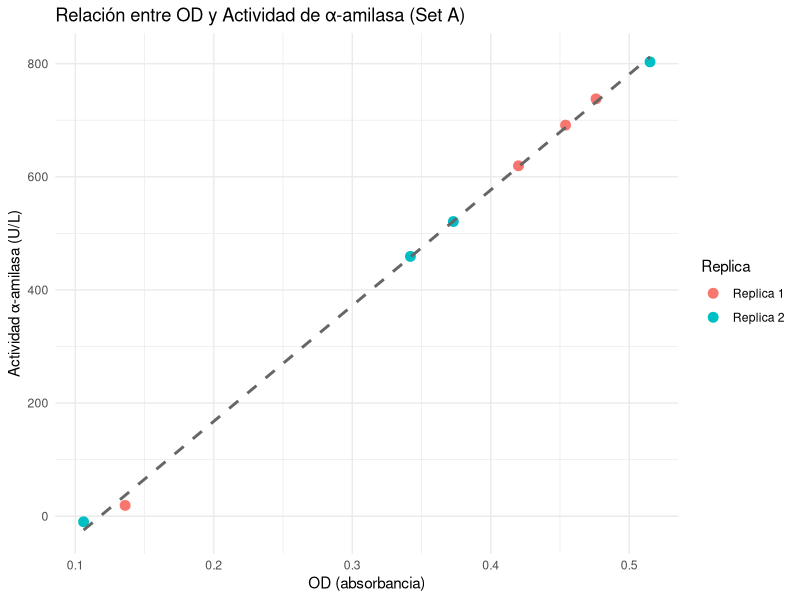
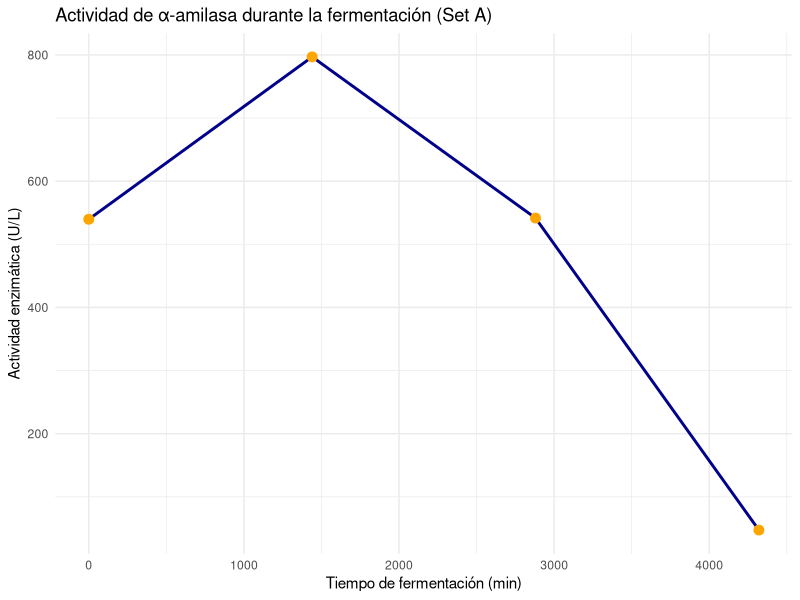
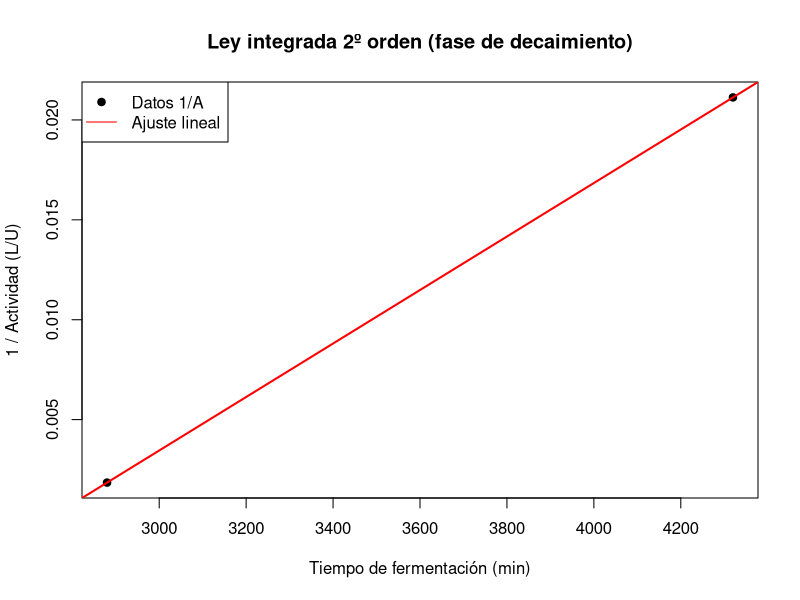
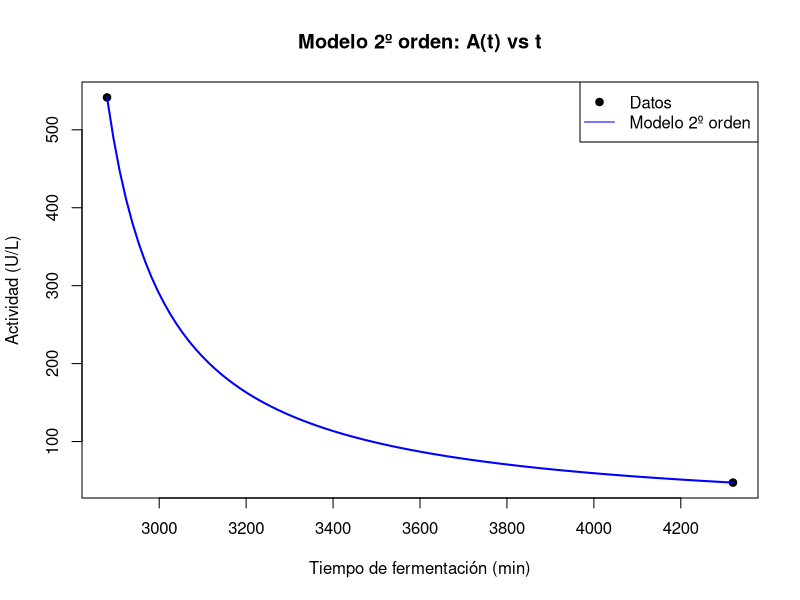

Reproduce these figures in R, in order.
# Datos corregidos: tiempo de fermentación y tiempo de incubación fijo
datos <- data.frame(
  Muestra = c("A1", "A2", "A3", "A4"),
  Tiempo_fermentacion = c(0, 1440, 2880, 4320),
  OD1 = c(0.420, 0.476, 0.454, 0.136),
  OD2 = c(0.373, 0.515, 0.342, 0.106),
  ODblank1 = 0.127,
  ODblank2 = 0.111,
  ODstd1 = 0.600,
  ODstd2 = 0.614,
  DF = 50,
  Tiempo_reaccion = 20 # constante para todos
)

# Función para calcular actividad
calc_actividad <- function(OD, ODblank, ODstd, T, DF) {
  ((OD - ODblank) / (ODstd - ODblank)) * (400 / T) * DF
}

# Aplicar fórmula a cada réplica
datos$U_L_1 <- mapply(calc_actividad, datos$OD1, datos$ODblank1, datos$ODstd1, datos$Tiempo_reaccion, datos$DF)
datos$U_L_2 <- mapply(calc_actividad, datos$OD2, datos$ODblank2, datos$ODstd2, datos$Tiempo_reaccion, datos$DF)

# Promedio
datos$Promedio_U_L <- rowMeans(datos[, c("U_L_1", "U_L_2")], na.rm = TRUE)

# Mostrar resultados
print(datos[, c("Muestra", "Tiempo_fermentacion", "U_L_1", "U_L_2", "Promedio_U_L")])




# Construir dataframe largo con los datos duplicados
od_vs_actividad <- data.frame(
  OD = c(datos$OD1, datos$OD2),
  Actividad = c(datos$U_L_1, datos$U_L_2),
  Replica = rep(c("Replica 1", "Replica 2"), each = nrow(datos)),
  Muestra = rep(datos$Muestra, 2)
)

# Graficar
library(ggplot2)

ggplot(od_vs_actividad, aes(x = OD, y = Actividad, color = Replica)) +
  geom_point(size = 3) +
  geom_smooth(method = "lm", se = FALSE, linetype = "dashed", color = "gray40") +
  labs(title = "Relación entre OD y Actividad de α-amilasa (Set A)",
       x = "OD (absorbancia)",
       y = "Actividad α-amilasa (U/L)") +
  theme_minimal()

# Datos Set A
tiempo <- c(0, 1440, 2880, 4320)
actividad <- c(539.65, 796.88, 541.55, 47.33)
datos <- data.frame(t = tiempo, A = actividad)

ggplot(datos, aes(x = tiempo, y = actividad)) +
  geom_line(color = "darkblue", size = 1) +
  geom_point(size = 3, color = "orange") +
  labs(title = "Actividad de α-amilasa durante la fermentación (Set A)",
       x = "Tiempo de fermentación (min)",
       y = "Actividad enzimática (U/L)") +
  theme_minimal()



###




# Filtrar fase de decaimiento (t >= t_opt ≈ 1496)
t_opt <- 1496
decay <- subset(datos, t >= t_opt)

# Calcular 1/A y ajustar ley integrada de 2º orden: 1/A = 1/A0 + k * t
decay$invA <- 1 / decay$A
modelo2o <- lm(invA ~ t, data = decay)

# Extraer parámetros
intercept <- coef(modelo2o)[1]  # 1/A0
k <- coef(modelo2o)[2]          # constante k
A0_est <- 1 / intercept

cat("Constante k (L·U⁻¹·min⁻¹):", signif(k, 3), "\n")
cat("A0 estimada (U/L):", signif(A0_est, 3), "\n")

# Crear un nuevo data.frame para predicciones
pred <- data.frame(t_pred = seq(min(decay$t), max(decay$t), length.out = 100))
pred$A_pred <- 1 / (intercept + k * pred$t_pred)

# Gráfico 1: 1/A vs t
plot(decay$t, decay$invA, pch = 19,
     xlab = "Tiempo de fermentación (min)",
     ylab = "1 / Actividad (L/U)",
     main = "Ley integrada 2º orden (fase de decaimiento)")
abline(modelo2o, col = "red", lwd = 2)
legend("topleft", legend = c("Datos 1/A", "Ajuste lineal"),
       col = c("black", "red"), pch = c(19, NA), lty = c(NA, 1))

# Gráfico 2: A(t) vs t con datos y modelo
plot(decay$t, decay$A, pch = 19,
     xlab = "Tiempo de fermentación (min)",
     ylab = "Actividad (U/L)",
     main = "Modelo 2º orden: A(t) vs t")
lines(pred$t_pred, pred$A_pred, col = "blue", lwd = 2)
legend("topright", legend = c("Datos", "Modelo 2º orden"),
       col = c("black", "blue"), pch = c(19, NA), lty = c(NA, 1))



###
# 1. Datos de actividad vs tiempo
tiempo <- c(0, 1440, 2880, 4320)      # min de fermentación
actividad <- c(539.65, 796.88, 541.55, 47.33)  # U/L
datos <- data.frame(t = tiempo, A = actividad)

# 2. Ajuste cuadrático (modelo empírico) para obtener t_opt y A_max
modelo_quad <- lm(A ~ I(t^2) + t, data = datos)
coefs <- coef(modelo_quad)
a <- coefs["I(t^2)"]
b <- coefs["t"]
c <- coefs["(Intercept)"]

t_opt   <- -b / (2 * a)               # Tiempo óptimo
A_max   <- a * t_opt^2 + b * t_opt + c # Actividad máxima

# 3. Tasa inicial de “activación” (pendiente entre los dos primeros puntos)
v_ini <- (actividad[2] - actividad[1]) / (tiempo[2] - tiempo[1])

# 4. Constante de decaimiento (fase de caída) usando modelo de primer orden
#    1ª orden: A(t) = A3 * exp(-k*(t - t3)), se calcula entre puntos 3 y 4
k <- -log(actividad[4] / actividad[3]) / (tiempo[4] - tiempo[3])

# 5. Vida media en la fase de decaimiento
t_half <- log(2) / k

# 6. Mostrar resultados
cat("Parámetros cinéticos (Set A):\n")
cat(sprintf("  • Tiempo óptimo (t_opt)    = %.1f min (%.1f h)\n", t_opt, t_opt/60))
cat(sprintf("  • Actividad máxima (A_max) = %.1f U/L\n", A_max))
cat(sprintf("  • Tasa inicial (v_ini)     = %.4f U/L·min⁻¹\n", v_ini))
cat(sprintf("  • Constante de decaimiento (k) = %.5f min⁻¹\n", k))
cat(sprintf("  • Vida media (t1/2)        = %.1f min (%.1f h)\n", t_half, t_half/60))

